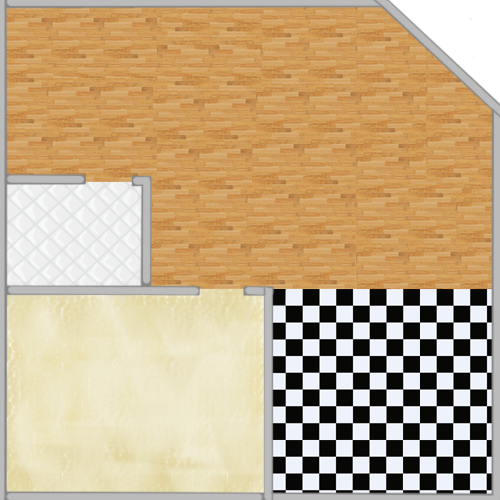

A level layout from a 2D game, rendered from its tile map. Below: a short description, then the map file with tile-grid data replaced by summaries:
An orthogonal 1x1 tile map with 500x500 px tiles, 1 tile layer (background) and 1 object.

<map version="1.0" orientation="orthogonal" renderorder="right-down" width="1" height="1" tilewidth="500" tileheight="500" nextobjectid="11">
 <tileset firstgid="1" name="appartmentV2" tilewidth="500" tileheight="500">
  <image source="images/appartmentV2.png" width="500" height="500" />
 </tileset>
 <layer name="background" width="1" height="1">
  <data>[1 cells, 1 non-empty, 1 distinct tile ids]</data>
 </layer>
 <objectgroup name="physics">
  <object id="10" x="6" y="6.33333">
   <polyline points="0,0 375,-0.666667 487,103.667 487,488.333 266.333,487 266,280.667 238,280.667 238,288.333 258.333,288.667 258.333,487 -0.333333,486 -0.333333,287.333 192.667,287.667 192.667,280.667 143.333,279.667 143.917,169.917 126.667,170 126.417,178.542 136,178.667 135.333,279.667 0.333333,279 -0.333333,176.333 78.375,177.125 78.2917,168.75 0.333333,167.667 -0.333333,0.333333" />
  </object>
 </objectgroup>
</map>